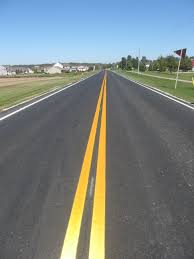
//> input picture EE492G/EE_492G_MIDTERM_3/Release/road.jpeg, 194 x 259 px
$ ./main Release/road.jpeg   (built with g++ and OpenCV 4)
//> lines starting //> are read from the running program, lines starting //| are printed output that depends on the picture; after the words box and inside, x2 and y2 are one past the last pixel; in counts of white or black regions, pixels touching at a corner belong together
/*************************** Lane Recognition ***************************/

#include <opencv2/highgui/highgui.hpp>
#include <opencv2/imgproc/imgproc.hpp>
#include <opencv2/core/core.hpp>
#include <opencv2/opencv.hpp>
#include <iostream>
#include <math.h>

#define HORIZON_SIZE 3		// fraction of the image that the horizon takes up (1/HORIZON_SIZE)
#define HOUGH_THRESHOLD 50
#define HOUGH_MIN_LINE_LENGTH 50
#define HOUGH_MAX_LINE_GAP 100
#define LINE_REJECT_ANGLE 10

using namespace cv;
using namespace std;

struct Lane {
	Point p0, p1;
	float angle, m, b;
};

void getLanes(Mat& image, Mat edges, vector<Vec4i> lines, Mat roi){
	// initialize vector of lanes
	vector<Lane> right, left;

	// find attributes of each line and classify right left or null line
	for (size_t i = 0; i < lines.size(); i++){
		// variable for each x,y point given in lines and current Lane
		Vec4i line = lines[i];
		Lane current;

		// find change in both x and y points and angle
		int deltaX = line[2] - line[0];
		int deltaY = line[3] - line[1];
		float angle = atan2f(deltaY,deltaX) * 180/CV_PI;

		// reject lines that are near the horizontal
		if (fabs(angle) <= LINE_REJECT_ANGLE) continue;

		// calculate y = mx + b
		if (deltaX == 0) deltaX = 1;
		float m = deltaY/(float)deltaX;
		float b = line[1] - (line[0]*m);

		// assign Lane parameters
		current.p0 = Point(line[0],line[1]);
		current.p1 = Point(line[2],line[3]);
		current.angle = angle;
		current.m = m;
		current.b = b;

		// distinguish between a right or left lane by its midpoint
		int midpoint = (line[0] + line[2])/2;
		if(midpoint < roi.size().width/2){
			left.push_back(current);
		} else if (midpoint > roi.size().width/2){
			right.push_back(current);
		}
	}

	// show Hough lines
	int horizonHeight = image.size().height/HORIZON_SIZE;
	for	(size_t i=0; i<right.size(); i++) {
		line(image, Point(right[i].p0.x, right[i].p0.y + horizonHeight),
				Point(right[i].p1.x, right[i].p1.y + horizonHeight), Scalar(0, 0, 255), 2);
	}

	for	(size_t i=0; i<left.size(); i++) {
		line(image, Point(left[i].p0.x, left[i].p0.y + horizonHeight),
						Point(left[i].p1.x, left[i].p1.y + horizonHeight), Scalar(255, 0, 0), 2);
	}
}

int main(int argc, char** argv){
    // check number of arguments and display program features if necessary
    if (argc != 2){
        cout << "Usage: Segment coffee beans and find Major and Minor Axis" << endl;
        return -1;
    }

	// Read input file and create grayscale copy
	Mat image,gray;
	image = imread(argv[1]);
//> image is the input picture: 259 rows x 194 cols, CV_8UC3; mean B, G, R 130.9, 130.7, 121.6
	cvtColor(image, gray, COLOR_BGR2GRAY);
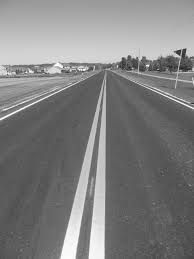
//> gray: 259 rows x 194 cols, CV_8UC1; min 31, max 255, mean 128
	imshow("original",image);

	// Check to see if the file was read correctly
	if(!image.data){
		cout << "Could not open or find the image" << endl;
		return -1;
	}

	//////////////////// Process Road ////////////////////

	// Crop off horizon
	int horizonHeight = gray.size().height/HORIZON_SIZE;
//> horizonHeight = 86
	Mat roi = gray(Rect(0,horizonHeight,gray.size().width -1,(horizonHeight*(HORIZON_SIZE-1)) -1));
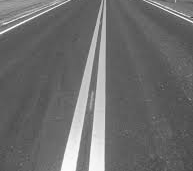
//> roi: 171 rows x 193 cols, CV_8UC1; min 46, max 255, mean 108.5

	// Gaussian Blur
	GaussianBlur(roi, roi, Size(5, 5), 1.5, 1.5);
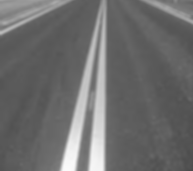
//> roi: 171 rows x 193 cols, CV_8UC1; min 74, max 251, mean 108.5

	// Find lanes with Canny Filer and a Probabilistic Hough Transform
	Mat edges;
	double rho = 1;
	double theta = CV_PI/180;
	vector<Vec4i> lines;

	Canny(roi, edges,100,200);
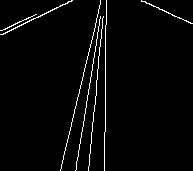
//> edges: 171 rows x 193 cols, CV_8UC1; 2.6% white in thin lines or dots
	imshow("edges",edges);
	HoughLinesP( edges, lines, rho, theta, HOUGH_THRESHOLD, HOUGH_MIN_LINE_LENGTH, HOUGH_MAX_LINE_GAP);
//> lines = 6 lines (x1, y1, x2, y2): [76, 169, 100, 16], [105, 131, 105, 25], [61, 168, 100, 0], [88, 170, 102, 18], [0, 34, 72, 0], [141, 0, 192, 23]

	Mat color = image.clone();
	// [7 lines of commented-out code are left out]
	Mat color2 = roi.clone();
	cvtColor(color2, color2, COLOR_GRAY2BGR);
	getLanes(color, edges, lines, roi);
//> the loop in getLanes, `for (size_t i = 0; i < lines.size(); i++)` made 6 passes
//> (deltaY, angle, m, b, current.p0, current.p1, current.m) on passes 1 to 6: (-153, -81.09, -6.38, 653.5, Point(76, 169), Point(100, 16), -6.38), (-106, -90, -106, 11261, Point(105, 131), Point(105, 25), -106), (-168, -76.93, -4.31, 430.8, Point(61, 168), Point(100, 0), -4.31), (-152, -84.74, -10.86, 1125.4, Point(88, 170), Point(102, 18), -10.86), (-34, -25.28, -0.472, 34, Point(0, 34), Point(72, 0), -0.472), (23, 24.27, 0.451, -63.59, Point(141, 0), Point(192, 23), 0.451)
//> the loop in getLanes, `for	(size_t i=0; i<right.size(); i++)` made 2 passes
//> after the loop in getLanes, `for	(size_t i=0; i<right.size(); i++)`:
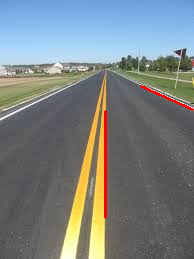
//> image: 259 rows x 194 cols, CV_8UC3; 0.94% of pixels changed, all inside (x1, y1, x2, y2) = (104, 85, 194, 219)
//> the loop in getLanes, `for	(size_t i=0; i<left.size(); i++)` made 4 passes
//> after the loop in getLanes, `for	(size_t i=0; i<left.size(); i++)`:
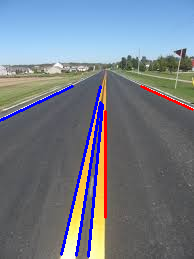
//> image: 259 rows x 194 cols, CV_8UC3; 3.26% of pixels changed, all inside (x1, y1, x2, y2) = (0, 85, 104, 258)
	imshow("Lanes",color);

	//////////////////////////////////////////////////////

	// Show results

	// Wait until a key is pressed before ending
	waitKey(0);
	return 0;
}
